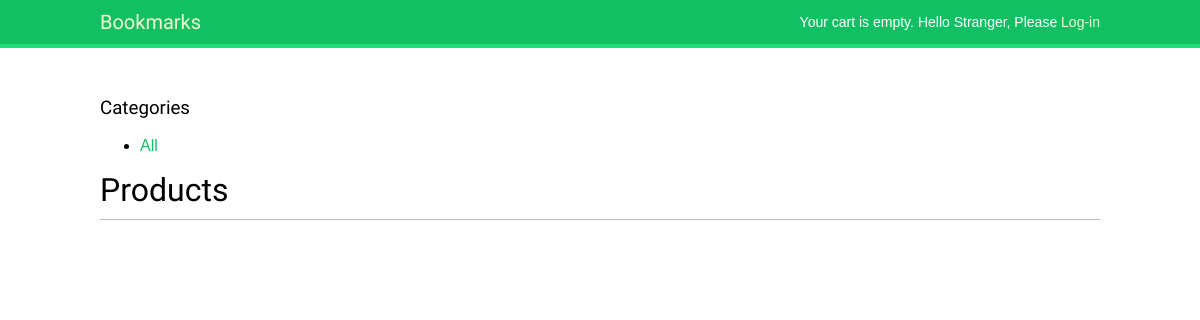
The page /shop/ on the database as committed earlier.
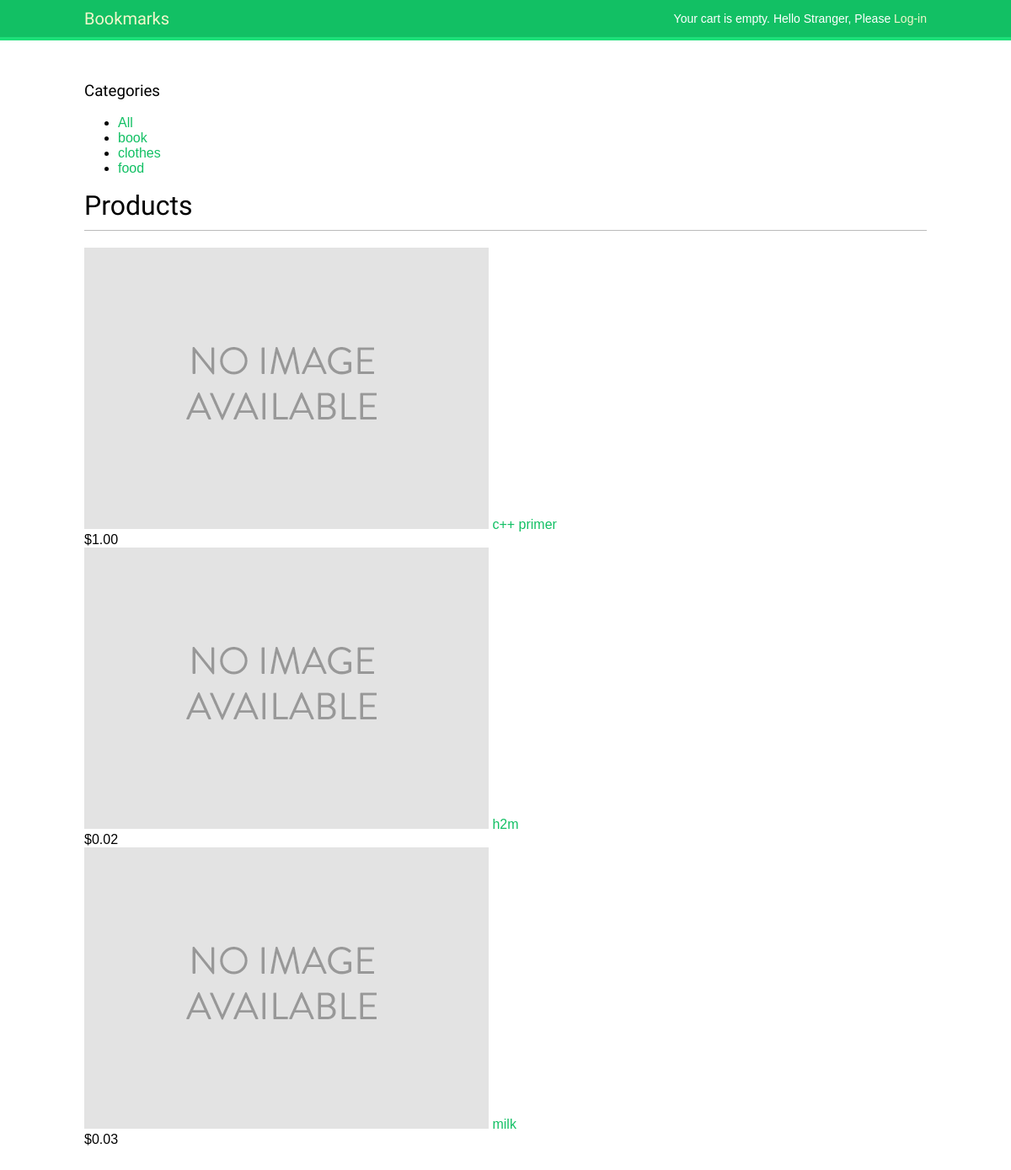
The same page on the database as committed later.
### shop/models.py (models this page shows, shortened)
class Category(models.Model):
    name = models.CharField(max_length=200, db_index=True)
    slug = models.SlugField(max_length=200, db_index=True, unique=True)
    class Meta:
        ordering = ('name',)
        verbose_name = 'category'
        verbose_name_plural = 'categories'
    def get_absolute_url(self):
        return reverse('shop:product_list_by_category', args=[self.slug])

class Product(models.Model):
    category = models.ForeignKey(Category,
                                 related_name='products', on_delete=models.CASCADE)
    name = models.CharField(max_length=200, db_index=True, )
    slug = models.SlugField(max_length=200, db_index=True, unique=True)
    image = models.ImageField(upload_to='products/%Y/%m/%d',
                              blank=True)
    description = models.TextField(blank=True)
    price = models.DecimalField(max_digits=10, decimal_places=2)
    stock = models.PositiveIntegerField()
    available = models.BooleanField(default=True)
    created = models.DateTimeField(auto_now_add=True)
    updated = models.DateTimeField(auto_now=True)
    class Meta:
        ordering = ('name',)
        index_together = (('id', 'slug'),)
    def get_absolute_url(self):
        return reverse('shop:product_detail', args=[self.id, self.slug])

### shop/views.py (the view)
# urls.py: path('', views.product_list, name='product_list'),
def product_list(request, category_slug=None):
    category = None
    categories = Category.objects.all()
    products = Product.objects.filter(available=True)
    if category_slug:
        print("waht {}".format(category_slug))
        category = get_object_or_404(Category,
                                     slug=category_slug)
        products = products.filter(category=category)
    return render(request, 'shop/product/list.html',
                  {'category': category,
                   'categories': categories,
                   'products': products})

### cart/cart.py (called while the page is built)
    def __len__(self):
        return sum(item['quantity'] for item in self.cart.values())

### cart/context_processors.py (called while the page is built)
def cart(request):
    return {'cart': Cart(request)}

### shop/templates/shop/product/list.html (shortened to what this page needs)
{% extends "base.html" %}
{% load static %}
{% block content %}
    <div id="sidebar">
        <h3>Categories</h3>
        <ul>
            <li {% if not category %}class="selected"{% endif %}>
                <a href="{% url "shop:product_list" %}">All</a>
            </li>
        {% for c in categories %}
            <li {% if category.slug == c.slug %}class="selected"{% endif %}>
                <a href="{{ c.get_absolute_url }}">{{ c.name }}</a>
            </li>
        {% endfor %}
        </ul>
    </div>
    <div id="main" class="product-list">
        <h1>{% if category %}{{ category.name }}{% else %}Products{% endif %}</h1>
        {% for product in products %}
            <div class="item">
                <a href="{{ product.get_absolute_url }}">
                    <img src="{% if product.image %}{{ product.image.url }}{% else %}{% static "img/no_image.png" %}{% endif %}">
                </a>
                <a href="{{ product.get_absolute_url }}">{{ product.name }}</a><br>
                ${{ product.price }}
            </div>
        {% endfor %}
    </div>
{% endblock %}

### templates/base.html (shortened to what this page needs)
{% load static %}
<!DOCTYPE html>
<html>
<head>
    <link href="{% static "css/base.css" %}" rel="stylesheet">
</head>
<body>
    <div id="header">
        <span class="logo">Bookmarks</span>
        <span class="user">
            {% with total_items=cart|length %}
                {% if cart|length > 0 %}
                    Your cart:
                    <a href="{% url "cart:cart_detail" %}">
                        {{ total_items }} item{{ total_items|pluralize }}, ${{ cart.get_total_price }}
                    </a>
                {% else %}
                    Your cart is empty.
                {% endif %}
            {% endwith %}
        {% if request.user.is_authenticated %}
            Hello {{ request.user.first_name }}, <a href="{% url "logout" %}">Logout</a>
        {% else %}
            Hello  Stranger, Please  <a href="{% url "login" %}">Log-in</a>
        {% endif %}
        </span>
    </div>
    <div id="content">
        {% block content %}
        {% endblock %}
    </div>
</body>
</html>

### static/css/base.css (style rules this page uses)
body { margin:0; padding:0; font-family:helvetica, sans-serif; }
a { color:#12c064; text-decoration:none; }
h1, h2, h3, h4, h5 , h6 { font-family: 'Muli', sans-serif; font-weight:normal; }
h1 { border-bottom:1px solid #bbb; padding:0 0 10px 0; margin:10px 0 20px 0; }
#header { padding:10px 100px; font-size:14px; background:#12c064; color:#fff; border-bottom:4px solid #1cdf78; overflow:auto; }
#header .logo { font-family: 'Muli', sans-serif; float:left; color:#f3f7cc; font-size:20px; margin-right:10%; }
#header a { color:#f3f7cc; }
#header .user { float:right; padding-top:4px; }
#content { padding:30px 100px; }

Rows that differ between the two databases and show on the page:
added Category: name "book"
added Category: name "clothes"
added Category: name "food"
added Product: name "c++ primer", price "1.00"
added Product: name "h2m", price "0.02"
added Product: name "milk", price "0.03"
